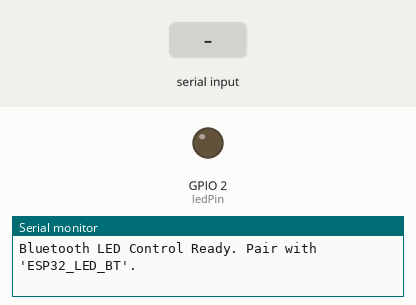
Simulated run of this sketch. Board: ESP32. Shown: output pins drawn as LEDs (lit = HIGH), the last lines printed to the serial monitor. The inputs (shaded band) are chosen by the test bench. Nothing arrives over Bluetooth unless stated.

Above: at 1.2 s.
1.3 s: "1" received over the second serial link
At 1.8 s:
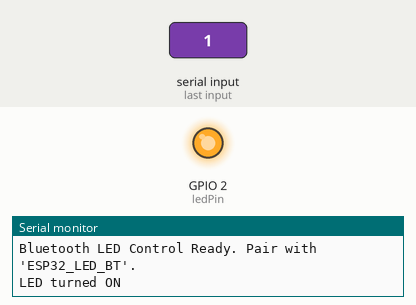
2.8 s: "0" received over the second serial link
At 4.1 s:
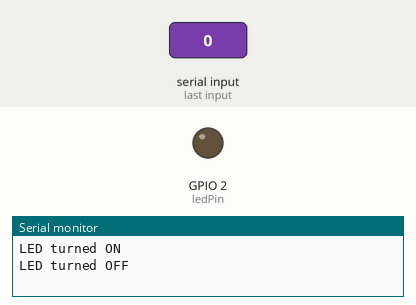
Timing chart, 0 to 5.8 s (numbered marks = the images above; inputs shaded):
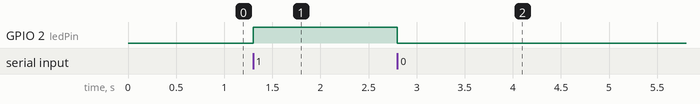

The sketch:

Act3_1.ino
```cpp
//Carl Jayson Eli Bonaobra
//CPE4A
// ===== Activity 3.1: LED Control via Bluetooth Serial =====

#include "BluetoothSerial.h"

BluetoothSerial SerialBT;
const int ledPin = 2;

void setup() {
  Serial.begin(115200);
  pinMode(ledPin, OUTPUT);
  digitalWrite(ledPin, LOW);

  SerialBT.begin("ESP32_LED_BT"); // Bluetooth device name
  Serial.println("Bluetooth LED Control Ready. Pair with 'ESP32_LED_BT'.");
}

void loop() {
  if (SerialBT.available()) {
    char command = SerialBT.read();

    if (command == '1') {
      digitalWrite(ledPin, HIGH);
      SerialBT.println("LED turned ON");
      Serial.println("LED turned ON");
    }
    else if (command == '0') {
      digitalWrite(ledPin, LOW);
      SerialBT.println("LED turned OFF");
      Serial.println("LED turned OFF");
    }
  }
}
```

Measured:
- after the input at 1.3 s, GPIO 2 (ledPin): LOW → HIGH at once
- after the input at 2.8 s, GPIO 2 (ledPin): HIGH → LOW at once
